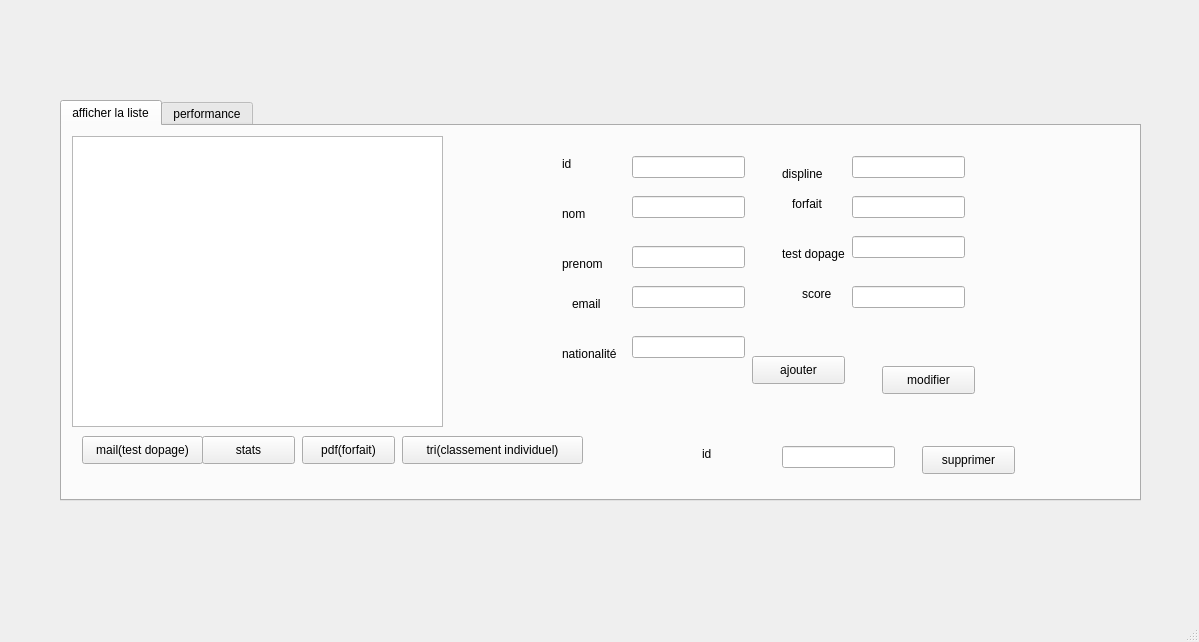
<?xml version="1.0" encoding="UTF-8"?>
<ui version="4.0">
 <class>MainWindow</class>
 <widget class="QMainWindow" name="MainWindow">
  <property name="geometry">
   <rect>
    <x>0</x>
    <y>0</y>
    <width>1199</width>
    <height>642</height>
   </rect>
  </property>
  <property name="windowTitle">
   <string>MainWindow</string>
  </property>
  <widget class="QWidget" name="centralwidget">
   <widget class="QTabWidget" name="tabWidget">
    <property name="geometry">
     <rect>
      <x>60</x>
      <y>100</y>
      <width>1081</width>
      <height>401</height>
     </rect>
    </property>
    <property name="currentIndex">
     <number>0</number>
    </property>
    <widget class="QWidget" name="tab_2">
     <attribute name="title">
      <string>afficher la liste</string>
     </attribute>
     <widget class="QTableView" name="tableView">
      <property name="geometry">
       <rect>
        <x>10</x>
        <y>10</y>
        <width>371</width>
        <height>291</height>
       </rect>
      </property>
     </widget>
     <widget class="QPushButton" name="pushButton_4">
      <property name="geometry">
       <rect>
        <x>240</x>
        <y>310</y>
        <width>93</width>
        <height>28</height>
       </rect>
      </property>
      <property name="text">
       <string>pdf(forfait)</string>
      </property>
     </widget>
     <widget class="QPushButton" name="pushButton_5">
      <property name="geometry">
       <rect>
        <x>340</x>
        <y>310</y>
        <width>181</width>
        <height>28</height>
       </rect>
      </property>
      <property name="text">
       <string>tri(classement individuel)</string>
      </property>
     </widget>
     <widget class="QPushButton" name="pushButton_6">
      <property name="geometry">
       <rect>
        <x>20</x>
        <y>310</y>
        <width>121</width>
        <height>28</height>
       </rect>
      </property>
      <property name="text">
       <string>mail(test dopage)</string>
      </property>
     </widget>
     <widget class="QPushButton" name="pushButton_7">
      <property name="geometry">
       <rect>
        <x>140</x>
        <y>310</y>
        <width>93</width>
        <height>28</height>
       </rect>
      </property>
      <property name="text">
       <string>stats</string>
      </property>
     </widget>
     <widget class="QPushButton" name="pushButton_13">
      <property name="geometry">
       <rect>
        <x>820</x>
        <y>240</y>
        <width>93</width>
        <height>28</height>
       </rect>
      </property>
      <property name="text">
       <string>modifier</string>
      </property>
     </widget>
     <widget class="QPushButton" name="pushButton">
      <property name="geometry">
       <rect>
        <x>860</x>
        <y>320</y>
        <width>93</width>
        <height>28</height>
       </rect>
      </property>
      <property name="text">
       <string>supprimer</string>
      </property>
     </widget>
     <widget class="QPushButton" name="pushButton_2">
      <property name="geometry">
       <rect>
        <x>690</x>
        <y>230</y>
        <width>93</width>
        <height>28</height>
       </rect>
      </property>
      <property name="text">
       <string>ajouter</string>
      </property>
     </widget>
     <widget class="QLabel" name="label_4">
      <property name="geometry">
       <rect>
        <x>640</x>
        <y>320</y>
        <width>56</width>
        <height>16</height>
       </rect>
      </property>
      <property name="text">
       <string>id</string>
      </property>
     </widget>
     <widget class="QLineEdit" name="lineEdit_4">
      <property name="geometry">
       <rect>
        <x>720</x>
        <y>320</y>
        <width>113</width>
        <height>22</height>
       </rect>
      </property>
     </widget>
     <widget class="QLabel" name="label">
      <property name="geometry">
       <rect>
        <x>500</x>
        <y>30</y>
        <width>56</width>
        <height>16</height>
       </rect>
      </property>
      <property name="text">
       <string>id</string>
      </property>
     </widget>
     <widget class="QLineEdit" name="le_id">
      <property name="geometry">
       <rect>
        <x>570</x>
        <y>30</y>
        <width>113</width>
        <height>22</height>
       </rect>
      </property>
     </widget>
     <widget class="QLabel" name="label_5">
      <property name="geometry">
       <rect>
        <x>720</x>
        <y>40</y>
        <width>56</width>
        <height>16</height>
       </rect>
      </property>
      <property name="text">
       <string>displine</string>
      </property>
     </widget>
     <widget class="QLineEdit" name="le1">
      <property name="geometry">
       <rect>
        <x>790</x>
        <y>30</y>
        <width>113</width>
        <height>22</height>
       </rect>
      </property>
     </widget>
     <widget class="QLabel" name="label_2">
      <property name="geometry">
       <rect>
        <x>500</x>
        <y>80</y>
        <width>56</width>
        <height>16</height>
       </rect>
      </property>
      <property name="text">
       <string>nom</string>
      </property>
     </widget>
     <widget class="QLineEdit" name="le_nom">
      <property name="geometry">
       <rect>
        <x>570</x>
        <y>70</y>
        <width>113</width>
        <height>22</height>
       </rect>
      </property>
     </widget>
     <widget class="QLabel" name="label_7">
      <property name="geometry">
       <rect>
        <x>730</x>
        <y>70</y>
        <width>56</width>
        <height>16</height>
       </rect>
      </property>
      <property name="text">
       <string>forfait</string>
      </property>
     </widget>
     <widget class="QLineEdit" name="le2">
      <property name="geometry">
       <rect>
        <x>790</x>
        <y>70</y>
        <width>113</width>
        <height>22</height>
       </rect>
      </property>
     </widget>
     <widget class="QLabel" name="label_3">
      <property name="geometry">
       <rect>
        <x>500</x>
        <y>130</y>
        <width>56</width>
        <height>16</height>
       </rect>
      </property>
      <property name="text">
       <string>prenom</string>
      </property>
     </widget>
     <widget class="QLineEdit" name="le_prenom">
      <property name="geometry">
       <rect>
        <x>570</x>
        <y>120</y>
        <width>113</width>
        <height>22</height>
       </rect>
      </property>
     </widget>
     <widget class="QLabel" name="label_6">
      <property name="geometry">
       <rect>
        <x>720</x>
        <y>120</y>
        <width>71</width>
        <height>16</height>
       </rect>
      </property>
      <property name="text">
       <string>test dopage</string>
      </property>
     </widget>
     <widget class="QLineEdit" name="le3">
      <property name="geometry">
       <rect>
        <x>790</x>
        <y>110</y>
        <width>113</width>
        <height>22</height>
       </rect>
      </property>
     </widget>
     <widget class="QLabel" name="label_14">
      <property name="geometry">
       <rect>
        <x>510</x>
        <y>170</y>
        <width>56</width>
        <height>16</height>
       </rect>
      </property>
      <property name="text">
       <string>email</string>
      </property>
     </widget>
     <widget class="QLineEdit" name="leem">
      <property name="geometry">
       <rect>
        <x>570</x>
        <y>160</y>
        <width>113</width>
        <height>22</height>
       </rect>
      </property>
     </widget>
     <widget class="QLabel" name="label_16">
      <property name="geometry">
       <rect>
        <x>740</x>
        <y>160</y>
        <width>56</width>
        <height>16</height>
       </rect>
      </property>
      <property name="text">
       <string>score</string>
      </property>
     </widget>
     <widget class="QLineEdit" name="lescore">
      <property name="geometry">
       <rect>
        <x>790</x>
        <y>160</y>
        <width>113</width>
        <height>22</height>
       </rect>
      </property>
     </widget>
     <widget class="QLabel" name="label_26">
      <property name="geometry">
       <rect>
        <x>500</x>
        <y>220</y>
        <width>71</width>
        <height>16</height>
       </rect>
      </property>
      <property name="text">
       <string>nationalité</string>
      </property>
     </widget>
     <widget class="QLineEdit" name="lena">
      <property name="geometry">
       <rect>
        <x>570</x>
        <y>210</y>
        <width>113</width>
        <height>22</height>
       </rect>
      </property>
     </widget>
    </widget>
    <widget class="QWidget" name="tab_7">
     <attribute name="title">
      <string>performance</string>
     </attribute>
     <widget class="QTabWidget" name="tabWidget_2">
      <property name="geometry">
       <rect>
        <x>0</x>
        <y>0</y>
        <width>401</width>
        <height>261</height>
       </rect>
      </property>
      <property name="currentIndex">
       <number>0</number>
      </property>
      <widget class="QWidget" name="tab_5">
       <attribute name="title">
        <string>ajouter </string>
       </attribute>
       <widget class="QLabel" name="label_18">
        <property name="geometry">
         <rect>
          <x>20</x>
          <y>30</y>
          <width>56</width>
          <height>16</height>
         </rect>
        </property>
        <property name="text">
         <string>id</string>
        </property>
       </widget>
       <widget class="QLabel" name="label_19">
        <property name="geometry">
         <rect>
          <x>20</x>
          <y>90</y>
          <width>56</width>
          <height>16</height>
         </rect>
        </property>
        <property name="text">
         <string>nom</string>
        </property>
       </widget>
       <widget class="QLabel" name="label_20">
        <property name="geometry">
         <rect>
          <x>20</x>
          <y>130</y>
          <width>56</width>
          <height>16</height>
         </rect>
        </property>
        <property name="text">
         <string>prenom</string>
        </property>
       </widget>
       <widget class="QLabel" name="label_21">
        <property name="geometry">
         <rect>
          <x>20</x>
          <y>180</y>
          <width>56</width>
          <height>16</height>
         </rect>
        </property>
        <property name="text">
         <string>score</string>
        </property>
       </widget>
       <widget class="QLineEdit" name="leid0">
        <property name="geometry">
         <rect>
          <x>90</x>
          <y>30</y>
          <width>113</width>
          <height>22</height>
         </rect>
        </property>
       </widget>
       <widget class="QLineEdit" name="lenom0">
        <property name="geometry">
         <rect>
          <x>90</x>
          <y>90</y>
          <width>113</width>
          <height>22</height>
         </rect>
        </property>
       </widget>
       <widget class="QLineEdit" name="lepre0">
        <property name="geometry">
         <rect>
          <x>90</x>
          <y>130</y>
          <width>113</width>
          <height>22</height>
         </rect>
        </property>
       </widget>
       <widget class="QLineEdit" name="lesc0">
        <property name="geometry">
         <rect>
          <x>90</x>
          <y>180</y>
          <width>113</width>
          <height>22</height>
         </rect>
        </property>
       </widget>
       <widget class="QPushButton" name="ajouter0">
        <property name="geometry">
         <rect>
          <x>240</x>
          <y>160</y>
          <width>93</width>
          <height>28</height>
         </rect>
        </property>
        <property name="text">
         <string>ajouter</string>
        </property>
       </widget>
      </widget>
      <widget class="QWidget" name="tab_9">
       <attribute name="title">
        <string>modifier</string>
       </attribute>
       <widget class="QLabel" name="label_22">
        <property name="geometry">
         <rect>
          <x>20</x>
          <y>40</y>
          <width>56</width>
          <height>16</height>
         </rect>
        </property>
        <property name="text">
         <string>id</string>
        </property>
       </widget>
       <widget class="QLabel" name="label_23">
        <property name="geometry">
         <rect>
          <x>20</x>
          <y>90</y>
          <width>56</width>
          <height>16</height>
         </rect>
        </property>
        <property name="text">
         <string>nom</string>
        </property>
       </widget>
       <widget class="QLabel" name="label_24">
        <property name="geometry">
         <rect>
          <x>20</x>
          <y>140</y>
          <width>56</width>
          <height>16</height>
         </rect>
        </property>
        <property name="text">
         <string>prenom</string>
        </property>
       </widget>
       <widget class="QLabel" name="label_25">
        <property name="geometry">
         <rect>
          <x>20</x>
          <y>190</y>
          <width>56</width>
          <height>16</height>
         </rect>
        </property>
        <property name="text">
         <string>score</string>
        </property>
       </widget>
       <widget class="QLineEdit" name="leid01">
        <property name="geometry">
         <rect>
          <x>110</x>
          <y>40</y>
          <width>113</width>
          <height>22</height>
         </rect>
        </property>
       </widget>
       <widget class="QLineEdit" name="lenom01">
        <property name="geometry">
         <rect>
          <x>110</x>
          <y>90</y>
          <width>113</width>
          <height>22</height>
         </rect>
        </property>
       </widget>
       <widget class="QLineEdit" name="lepre01">
        <property name="geometry">
         <rect>
          <x>110</x>
          <y>140</y>
          <width>113</width>
          <height>22</height>
         </rect>
        </property>
       </widget>
       <widget class="QLineEdit" name="lesc01">
        <property name="geometry">
         <rect>
          <x>110</x>
          <y>190</y>
          <width>113</width>
          <height>22</height>
         </rect>
        </property>
       </widget>
       <widget class="QPushButton" name="modifier0">
        <property name="geometry">
         <rect>
          <x>270</x>
          <y>180</y>
          <width>93</width>
          <height>28</height>
         </rect>
        </property>
        <property name="text">
         <string>modifier</string>
        </property>
       </widget>
      </widget>
      <widget class="QWidget" name="tab_6">
       <attribute name="title">
        <string>afficher</string>
       </attribute>
       <widget class="QTableView" name="tableView2">
        <property name="geometry">
         <rect>
          <x>10</x>
          <y>10</y>
          <width>256</width>
          <height>192</height>
         </rect>
        </property>
       </widget>
       <widget class="QPushButton" name="excel">
        <property name="geometry">
         <rect>
          <x>280</x>
          <y>90</y>
          <width>93</width>
          <height>28</height>
         </rect>
        </property>
        <property name="text">
         <string>exporter excel</string>
        </property>
       </widget>
      </widget>
     </widget>
    </widget>
   </widget>
  </widget>
  <widget class="QMenuBar" name="menubar">
   <property name="geometry">
    <rect>
     <x>0</x>
     <y>0</y>
     <width>1199</width>
     <height>26</height>
    </rect>
   </property>
  </widget>
  <widget class="QStatusBar" name="statusbar"/>
 </widget>
 <resources/>
 <connections/>
</ui>
